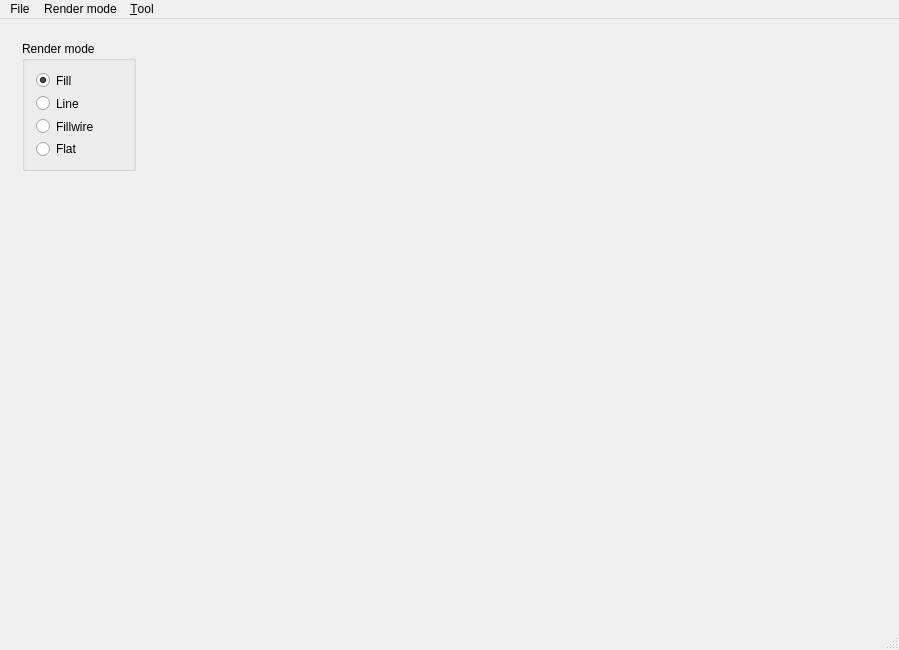
<?xml version="1.0" encoding="UTF-8"?>
<ui version="4.0">
 <class>QtGLFrameworkClass</class>
 <widget class="QMainWindow" name="QtGLFrameworkClass">
  <property name="geometry">
   <rect>
    <x>0</x>
    <y>0</y>
    <width>899</width>
    <height>650</height>
   </rect>
  </property>
  <property name="windowTitle">
   <string>QtGLFramework</string>
  </property>
  <widget class="QWidget" name="centralWidget">
   <property name="sizePolicy">
    <sizepolicy hsizetype="Preferred" vsizetype="Preferred">
     <horstretch>0</horstretch>
     <verstretch>0</verstretch>
    </sizepolicy>
   </property>
   <property name="autoFillBackground">
    <bool>false</bool>
   </property>
   <layout class="QHBoxLayout" name="horizontalLayout_2" stretch="5,0">
    <item>
     <layout class="QHBoxLayout" name="glcontainter">
      <property name="spacing">
       <number>1</number>
      </property>
     </layout>
    </item>
    <item>
     <widget class="QWidget" name="controlPanel" native="true">
      <layout class="QVBoxLayout" name="verticalLayout">
       <item>
        <widget class="QGroupBox" name="renderGroupBox">
         <property name="sizePolicy">
          <sizepolicy hsizetype="Expanding" vsizetype="Expanding">
           <horstretch>0</horstretch>
           <verstretch>0</verstretch>
          </sizepolicy>
         </property>
         <property name="minimumSize">
          <size>
           <width>114</width>
           <height>0</height>
          </size>
         </property>
         <property name="maximumSize">
          <size>
           <width>100</width>
           <height>130</height>
          </size>
         </property>
         <property name="title">
          <string>Render mode</string>
         </property>
         <layout class="QVBoxLayout" name="verticalLayout_2">
          <item>
           <widget class="QRadioButton" name="ctrPnlRFill">
            <property name="text">
             <string>Fill</string>
            </property>
            <property name="checked">
             <bool>true</bool>
            </property>
           </widget>
          </item>
          <item>
           <widget class="QRadioButton" name="ctrPnlRLine">
            <property name="text">
             <string>Line</string>
            </property>
           </widget>
          </item>
          <item>
           <widget class="QRadioButton" name="ctrPnlRFilewire">
            <property name="text">
             <string>Fillwire</string>
            </property>
           </widget>
          </item>
          <item>
           <widget class="QRadioButton" name="ctrPnlFlat">
            <property name="text">
             <string>Flat</string>
            </property>
           </widget>
          </item>
         </layout>
        </widget>
       </item>
       <item>
        <spacer name="verticalSpacer">
         <property name="orientation">
          <enum>Qt::Vertical</enum>
         </property>
         <property name="sizeHint" stdset="0">
          <size>
           <width>20</width>
           <height>40</height>
          </size>
         </property>
        </spacer>
       </item>
      </layout>
     </widget>
    </item>
   </layout>
  </widget>
  <widget class="QMenuBar" name="menuBar">
   <property name="geometry">
    <rect>
     <x>0</x>
     <y>0</y>
     <width>899</width>
     <height>26</height>
    </rect>
   </property>
   <widget class="QMenu" name="menuFile">
    <property name="title">
     <string>File</string>
    </property>
    <addaction name="mFOpenFile"/>
    <addaction name="separator"/>
    <addaction name="actionExit"/>
   </widget>
   <widget class="QMenu" name="menuWindows">
    <property name="title">
     <string>Render mode</string>
    </property>
    <addaction name="actionFull_Screen"/>
    <addaction name="separator"/>
    <addaction name="mRFill"/>
    <addaction name="mRLine"/>
    <addaction name="mRFillWire"/>
    <addaction name="mRFlat"/>
   </widget>
   <widget class="QMenu" name="menuWindow">
    <property name="title">
     <string>&amp;Tool</string>
    </property>
    <addaction name="actionOpen_control_panel"/>
   </widget>
   <addaction name="menuFile"/>
   <addaction name="menuWindows"/>
   <addaction name="menuWindow"/>
  </widget>
  <widget class="QStatusBar" name="statusBar">
   <property name="enabled">
    <bool>true</bool>
   </property>
   <property name="font">
    <font>
     <pointsize>9</pointsize>
    </font>
   </property>
  </widget>
  <action name="mFOpenFile">
   <property name="text">
    <string>Open File</string>
   </property>
  </action>
  <action name="mRFill">
   <property name="text">
    <string>Fill</string>
   </property>
  </action>
  <action name="mRLine">
   <property name="text">
    <string>Line</string>
   </property>
  </action>
  <action name="mRFillWire">
   <property name="text">
    <string>FillWire</string>
   </property>
  </action>
  <action name="actionOpen_control_panel">
   <property name="checkable">
    <bool>true</bool>
   </property>
   <property name="text">
    <string>&amp;Open control panel</string>
   </property>
  </action>
  <action name="actionClose_control_panel">
   <property name="checkable">
    <bool>true</bool>
   </property>
   <property name="text">
    <string>Close control panel</string>
   </property>
  </action>
  <action name="actionExit">
   <property name="text">
    <string>Exit</string>
   </property>
  </action>
  <action name="actionFull_Screen">
   <property name="icon">
    <iconset resource="qtglframework.qrc">
     <normaloff>:/QtGLFramework/Resources/20130710010820632_easyicon_net_256.png</normaloff>:/QtGLFramework/Resources/20130710010820632_easyicon_net_256.png</iconset>
   </property>
   <property name="text">
    <string>Full Screen</string>
   </property>
  </action>
  <action name="mRFlat">
   <property name="text">
    <string>Flat</string>
   </property>
  </action>
 </widget>
 <layoutdefault spacing="6" margin="11"/>
 <resources>
  <include location="qtglframework.qrc"/>
 </resources>
 <connections>
  <connection>
   <sender>actionOpen_control_panel</sender>
   <signal>triggered(bool)</signal>
   <receiver>controlPanel</receiver>
   <slot>setVisible(bool)</slot>
   <hints>
    <hint type="sourcelabel">
     <x>-1</x>
     <y>-1</y>
    </hint>
    <hint type="destinationlabel">
     <x>819</x>
     <y>325</y>
    </hint>
   </hints>
  </connection>
  <connection>
   <sender>actionExit</sender>
   <signal>triggered()</signal>
   <receiver>QtGLFrameworkClass</receiver>
   <slot>close()</slot>
   <hints>
    <hint type="sourcelabel">
     <x>-1</x>
     <y>-1</y>
    </hint>
    <hint type="destinationlabel">
     <x>449</x>
     <y>324</y>
    </hint>
   </hints>
  </connection>
 </connections>
</ui>
